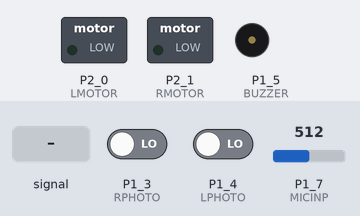
The sketch below on a simulated TI MSP430 LaunchPad. Shown: switched loads named in the sketch (green lamp = pin HIGH), buzzer (waves = sounding). Dashed ring = blinking. The inputs (shaded band) are chosen by the test bench; at power-on: P1_4 (LPHOTO) LOW, P1_3 (RPHOTO) LOW, P1_7 (MICINP) = 512. Pins used as bus, display or sensor lines are not drawn.

Above: at 2.8 s.
2.9 s: P1_7 (MICINP) fed a 200 Hz sine of ±255 counts around its level
At 5.84 s:
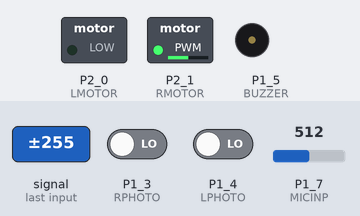
At 6.24 s:
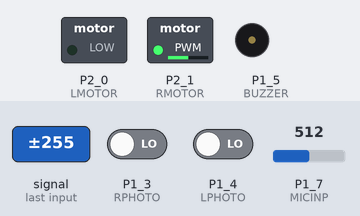
7.8 s: P1_4 (LPHOTO) driven HIGH
15.4 s: P1_3 (RPHOTO) driven HIGH
22.0 s: P1_3 (RPHOTO) driven LOW
25.5 s: P1_4 (LPHOTO) driven LOW
At 27.9 s:
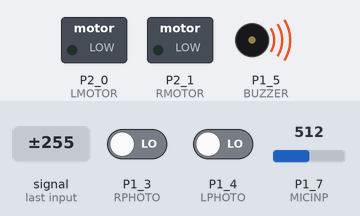
29.0 s: P1_7 (MICINP) set to 306
At 31.9 s:
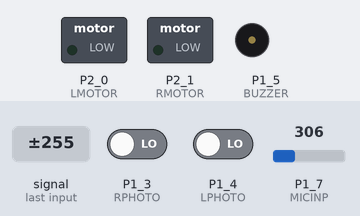
Timing chart, 0 to 32.2 s (numbered marks = the images above; inputs shaded):
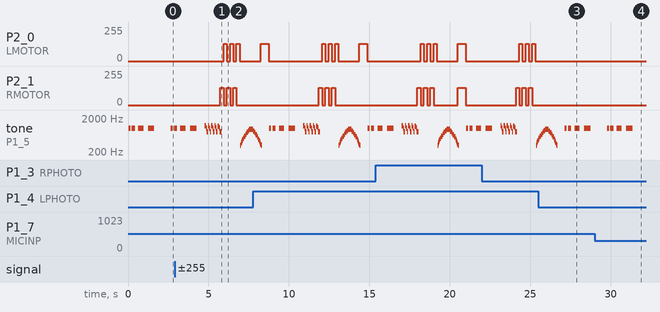

Measured:
- after the input at 2.9 s, P2_0 (LMOTOR): alternates 128/255 for 0.20 s and 0/255 for 0.20 s, 6 changes in all, then stays 0/255, starting after 3.0 s; P2_1 (RMOTOR): alternates 128/255 for 0.20 s and 0/255 for 0.20 s, 6 changes in all, then stays 0/255, starting after 2.8 s
- after the input at 25.5 s, P2_0 (LMOTOR): stays 0/255 (without the input it goes to 128/255 after 1.1 s)
- after the input at 29.0 s, P2_0 (LMOTOR), P2_1 (RMOTOR): stops changing and stays 0/255
- by itself, tone on P1_5 (BUZZER): plays 732 Hz for 0.08 s, 647 Hz for 0.08 s, 562 Hz for 0.08 s, 476 Hz for 0.04 s, 431 Hz for 0.04 s, 388 Hz for 0.04 s … (48 notes in this stretch)

The sketch:

final_robot.ino
```cpp
//***************************************************************************************
//  EE40LX
//  Sketch 7.1
//
//  Description; Final code that runs the robot
//
//  Tom Zajdel
//  University of California, Berkeley
//  February 23, 2014
//
//***************************************************************************************

#define RPHOTO P1_3   // P1.3 (pin 5)
#define LPHOTO P1_4   // P1.4 (pin 6)
#define BUZZER P1_5   // P1.5 (pin 7)
#define LMOTOR P2_0   // P2.0 (pin 8)
#define RMOTOR P2_1   // P2.1 (pin 9)
#define PBLOCK P2_3   // P2.3 (pin 11)
#define MICINP A7     // P1.7 aka A7 (pin 15)

int MPOW   = 128;   // set motors to use 50% PWM (possible values 0-255)
int MICTHRESH = 600; // set microphone trigger threshold (possible values 0-1023)

int i;
int val;
int maxval;

void setup()
{

  // set outputs
  pinMode(LMOTOR, OUTPUT);
  pinMode(RMOTOR, OUTPUT);
  pinMode(BUZZER, OUTPUT);
  pinMode(PBLOCK, OUTPUT);

  // set inputs
  pinMode(LPHOTO, INPUT);
  pinMode(RPHOTO, INPUT);

}

void loop()
{
  analogWrite(LMOTOR,0);        // turn off both motors
  analogWrite(RMOTOR,0);

  // Step 1: beep a bunch of times!
  for (i=1; i<5; i++)
  {
    beep(BUZZER, 1000, 100*i);
    delay(100*i);
  }

  // Step 2: listen to the microphone for ~100 ms
  maxval = 0;
  for (i=1; i<100; i++)
  {
    val = analogRead(MICINP);
    if (val > maxval)
      maxval = val;
    delay(1);
  }

  // If the largest voltage detected is above 1.94 V (3.3*600/1023),
  // commence the "beep dance" response
  if (maxval > MICTHRESH)
  {
    // Make the "siren" noise by alternating 1200 Hz and 800 Hz tones
    for (i=0; i<5; i++)
    {
        beep(BUZZER, 1200, 100);
        beep(BUZZER, 800,  100);
    }
    // Shake motors back and forth rapidly
    for (i=0; i<3; i++)
    {
        analogWrite(RMOTOR, MPOW);
        delay(200);
        analogWrite(RMOTOR, 0);
        analogWrite(LMOTOR, MPOW);
        delay(200);
        analogWrite(LMOTOR, 0);
    }
    // Make a series of tones with increasing frequency from 300-100 Hz
    // then come back down
    for (i=30; i<100; i+=1)
      beep(BUZZER, 10*i, 10);
    for (i=100; i>30; i-=1)
      beep(BUZZER, 10*i, 10);
  }
  // Step 3: read the status of photocells and adjust motor output
  digitalWrite(PBLOCK, HIGH);      // supply 3.3V to the power rail
  delayMicroseconds(20);           // delay briefly to allow comparator outputs to settle

  if (digitalRead(LPHOTO))         // check each photocell/circuit output and determine
    analogWrite(LMOTOR, MPOW);     // whether to run on the left motor...
  if (digitalRead(RPHOTO))         // ...or right motor
    analogWrite(RMOTOR, MPOW);
  digitalWrite(PBLOCK, LOW);       // turn the power-blocked rail off

  sleep(500);                      // wait 500 ms

 }

void beep(int pin, int freq, long ms)  	//generate a square wave at a given frequency for ms miliseconds
{
	int k;
        long semiper = (long) (1000000/(freq*2));
        long loops = (long)((ms*1000)/(semiper*2));
	for (k=0;k<loops;k++)
	{
            digitalWrite(pin, HIGH);  //set buzzer pin high
	    delayMicroseconds(semiper);  //for half of the period
	    digitalWrite(pin, LOW);   //set buzzer pin low
            delayMicroseconds(semiper);  //for the other half of the period
	}
}
```
